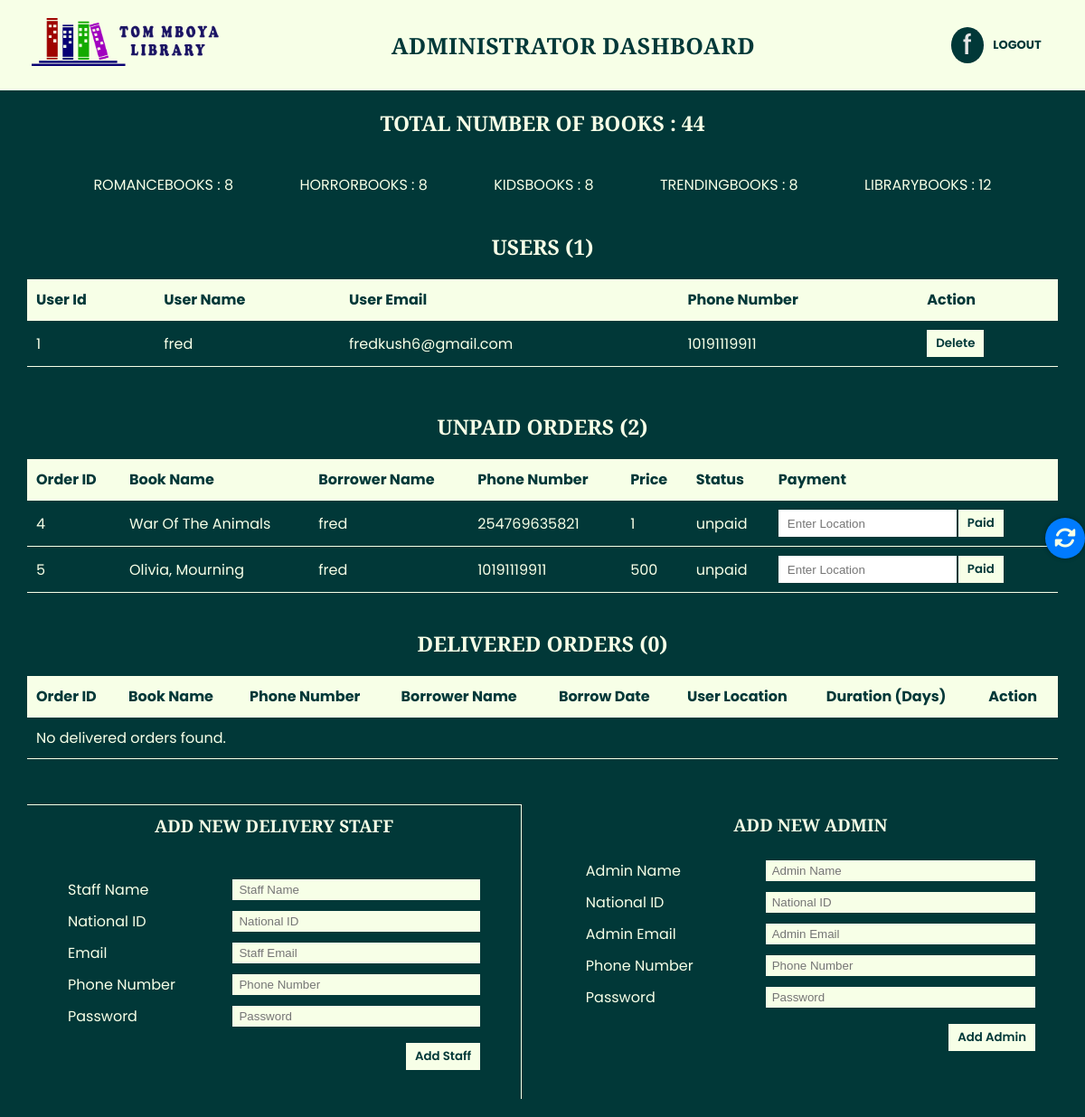
Screenshot of /admindashboard.php (signed in) with the database file from the repository.
### tables this page shows
CREATE TABLE `tommboyalibraryusers` (
  `id` int(100) NOT NULL,
  `username` varchar(100) NOT NULL,
  `Useremail` varchar(100) NOT NULL,
  `phoneno` varchar(100) NOT NULL,
  `password` varchar(100) NOT NULL
);

CREATE TABLE `borrowedbooks` (
  `order_id` int(100) NOT NULL,
  `serialnumber` varchar(100) NOT NULL,
  `bookname` varchar(100) NOT NULL,
  `borrower_id` varchar(100) NOT NULL,
  `phone_no` varchar(100) NOT NULL,
  `borrower_name` varchar(100) NOT NULL,
  `borrow_date` date NOT NULL,
  `price` int(100) NOT NULL,
  `status` varchar(100) NOT NULL,
  `userlocation` varchar(100) NOT NULL,
  `address` varchar(100) NOT NULL,
  `additionalDetails` varchar(100) NOT NULL
);

### admindashboard.php (the view, shortened to what this page needs)
<?php
include 'config.php';
$admin_id = mysqli_real_escape_string($conn, $_SESSION['admin_id']);
function getTableBookCount($conn, $tableName)
{
    $query = "SELECT COUNT(*) as count FROM $tableName";
    $result = $conn->query($query);
    if ($result->num_rows > 0) {
        $row = $result->fetch_assoc();
        return $row['count'];
    } else {
        return 0;
    }
}
$userQuery = "SELECT * FROM tommboyalibraryusers";
$userResult = $conn->query($userQuery);
$totalUsers = $userResult->num_rows;
$tables = ['romancebooks',  'horrorbooks', 'kidsbooks', 'trendingbooks', 'librarybooks'];
$totalBooks = 0;
foreach ($tables as $table) {
    $totalBooks += getTableBookCount($conn, $table);
}
$unpaidOrdersCountQuery = "SELECT COUNT(*) as count FROM borrowedbooks WHERE status = 'unpaid'";
$unpaidOrdersCountResult = $conn->query($unpaidOrdersCountQuery);
$unpaidOrdersCount = 0;
if ($unpaidOrdersCountResult->num_rows > 0) {
    $row = $unpaidOrdersCountResult->fetch_assoc();
    $unpaidOrdersCount = $row['count'];
}
$deliveredOrdersCountQuery = "SELECT COUNT(*) as count FROM borrowedbooks WHERE status = 'delivered'";
$deliveredOrdersCountResult = $conn->query($deliveredOrdersCountQuery);
$deliveredOrdersCount = 0;
if ($deliveredOrdersCountResult->num_rows > 0) {
    $row = $deliveredOrdersCountResult->fetch_assoc();
    $deliveredOrdersCount = $row['count'];
}
?>
<!DOCTYPE html>
<html lang="en">
<head>
    <link rel="stylesheet" href="https://cdnjs.cloudflare.com/ajax/libs/font-awesome/6.2.0/css/all.min.css" />
    <link rel="stylesheet" href="https://unicons.iconscout.com/release/v4.0.0/css/line.css">
    <link rel="stylesheet" href="https://unpkg.com/aos@next/dist/aos.css" />
    <link rel="stylesheet" href="tml.css" />
    <link rel="stylesheet" href="admin.css" />
</head>
<body>
    <header class="header">
        <div class="headflex">
            <div class="logo-card">
                <a href="admindashboard.php"><img src="tomimages/logo/TML PROJECT.png" alt="Tom Mboya Library"></a>
            </div>
            <div class="navbar">
                <p>Administrator Dashboard</p>
            </div>
            <div class="nav-user">
                <div class="user-profile">
                    <?php
                    $sql = "SELECT * FROM `admins` WHERE id='$admin_id'";
                    $result = $conn->query($sql);
                    if ($result->num_rows > 0) {
                        while ($row = $result->fetch_assoc()) {
                            $first_letter = substr($row["adminname"], 0, 1);
                        }
                    } else {
                        $message[] = 'Email account does not exist ❌';
                    };
                    ?>
                    <div class="profiles">
                        <div class="profcircle">
                            <p>
                                <?php
                                echo $first_letter;
                                ?>
                            </p>
                        </div>
                    </div>
                    <div class="profiles">
                        <a href="adminlogin.php" class="logoutprof" onclick="return confirm('Are you sure you want to logout?'); ">LOGOUT</a>
                    </div>
                </div>
            </div>
        </div>
    </header>
    <section class="showbooks">
        <div class="fixed-refresh-button" onclick="refreshPage()">
            <i class="fas fa-sync-alt"></i>
        </div>
        <div class="totalbooks">
            <h3>Total Number of Books : <?php echo $totalBooks; ?></h3>
        </div>
        <div class="variousbooks">
            <ul>
                <?php foreach ($tables as $table) : ?>
                    <li><?php echo ucfirst($table) . " : " . getTableBookCount($conn, $table); ?></li>
                <?php endforeach; ?>
            </ul>
        </div>
        <div class="userslist">
            <h3>Users (<?php echo $totalUsers; ?>)</h3>
            <table>
                <thead>
                    <tr>
                        <th>User Id</th>
                        <th>User Name</th>
                        <th>User Email</th>
                        <th>Phone Number</th>
                        <th>Action</th>
                    </tr>
                </thead>
                <tbody>
                    <?php
                    if ($userResult->num_rows > 0) {
                        while ($userRow = $userResult->fetch_assoc()) {
                            echo "<tr>";
                            echo "<td>" . $userRow['id'] . "</td>";
                            echo "<td>" . $userRow['username'] . "</td>";
                            echo "<td>" . $userRow['Useremail'] . "</td>";
                            echo "<td>" . $userRow['phoneno'] . "</td>";
                            echo "<td>";
                            echo "<form method='POST' action='delete_user.php'>";
                            echo "<button type='submit' name='delete_user'>Delete</button>";
                            echo "</form>";
                            echo "</td>";
                            echo "</tr>";
                        }
                    } else {
                        echo "<tr><td colspan='4'>No users found.</td></tr>";
                    }
                    ?>
                </tbody>
            </table>
        </div>
        <div class="borrowedbooks">
            <h3>Unpaid orders (<?php echo $unpaidOrdersCount; ?>)</h3>
            <table>
                <thead>
                    <tr>
                        <th>Order ID</th>
                        <th>Book Name</th>
                        <th>Borrower Name</th>
                        <th>Phone Number</th>
                        <th>Price</th>
                        <th>Status</th>
                        <th>Payment</th>
                    </tr>
                </thead>
                <tbody>
                    <?php
                    $borrowedBooksQuery = "SELECT * FROM borrowedbooks WHERE status = 'unpaid'";
                    $borrowedBooksResult = $conn->query($borrowedBooksQuery);
                    if ($borrowedBooksResult->num_rows > 0) {
                        while ($borrowedBooksRow = $borrowedBooksResult->fetch_assoc()) {
                            echo "<tr>";
                            echo "<td>" . $borrowedBooksRow['order_id'] . "</td>";
                            echo "<td>" . $borrowedBooksRow['bookname'] . "</td>";
                            echo "<td>" . $borrowedBooksRow['borrower_name'] . "</td>";
                            echo "<td>" . $borrowedBooksRow['phone_no'] . "</td>";
                            echo "<td>" . $borrowedBooksRow['price'] . "</td>";
                            echo "<td>" . $borrowedBooksRow['status'] . "</td>";
                            echo "<td>";
                            echo "<form method='POST' action='mark_paid.php'>";
                            echo "<input type='text' name='userlocation' placeholder='Enter Location' required>";
                            echo "<button type='submit' name='mark_paid'>Paid</button>";
                            echo "</form>";
                            echo "</tr>";
                        }
                    } else {
                        echo "<tr><td colspan='9'>No unpaid borrowed books found.</td></tr>";
                    }
                    ?>
                </tbody>
            </table>
        </div>
        <div class="currentorders">
            <h3>Delivered orders (<?php echo $deliveredOrdersCount; ?>)</h3>
            <table>
                <thead>
                    <tr>
                        <th>Order ID</th>
                        <th>Book Name</th>
                        <th>Phone Number</th>
                        <th>Borrower Name</th>
                        <th>Borrow Date</th>
                        <th>User Location</th>
                        <th>Duration (Days)</th>
                        <th>Action</th>
                    </tr>
                </thead>
                <tbody>
                    <?php
                    $detailedOrdersQuery = "SELECT order_id, bookname, phone_no, borrower_name, borrow_date, userlocation, status FROM borrowedbooks WHERE status = 'delivered'";
                    $detailedOrdersResult = $conn->query($detailedOrdersQuery);
                    if ($detailedOrdersResult->num_rows > 0) {
                        while ($detailedOrdersRow = $detailedOrdersResult->fetch_assoc()) {
                            echo "<tr>";
                            echo "<td>" . $detailedOrdersRow['order_id'] . "</td>";
                            echo "<td>" . $detailedOrdersRow['bookname'] . "</td>";
                            echo "<td>" . $detailedOrdersRow['phone_no'] . "</td>";
                            echo "<td>" . $detailedOrdersRow['borrower_name'] . "</td>";
                            echo "<td>" . $detailedOrdersRow['borrow_date'] . "</td>";
                            echo "<td>" . $detailedOrdersRow['userlocation'] . "</td>";
                            $borrowDate = new DateTime($detailedOrdersRow['borrow_date']);
                            $currentDate = new DateTime();
                            $duration = $currentDate->diff($borrowDate)->days;
                            echo "<td>" . $duration . "</td>";
                            echo "<td>";
                            echo "<form method='POST' action='mark_returned.php'>";
                            echo "<input type='hidden' name='order_id' value='" . $detailedOrdersRow['order_id'] . "'>";
                            echo "<button type='submit' name='mark_returned'>Returned</button>";
                            echo "</form>";
                            echo "</td>";
                            echo "</tr>";
                        }
                    } else {
                        echo "<tr><td colspan='10'>No delivered orders found.</td></tr>";
                    }
                    ?>
                </tbody>
            </table>
        </div>
        <div class="adduser">
            <div class="memberuser">
                <h4>Add New Delivery Staff</h4>
                <form method="POST" action="add_user.php">
                    <div class="inputfield">
                        <label for="adminname">Staff Name</label>
                        <input type="text" id="adminname" name="dname" placeholder="Staff Name" required>
                    </div>
                    <div class="inputfield">
                        <label for="nationalid">National ID</label>
                        <input type="text" id="nationalid" name="dnationalid" placeholder="National ID" required>
                    </div>
                    <div class="inputfield">
                        <label for="adminemail">Email</label>
                        <input type="email" id="adminemail" name="demail" placeholder="Staff Email" required>
                    </div>
                    <div class="inputfield">
                        <label for="adminphonenumber">Phone Number</label>
                        <input type="text" id="adminphonenumber" name="dphonenumber" placeholder="Phone Number" required>
                    </div>
                    <div class="inputfield">
                        <label for="adminpassword">Password</label>
                        <input type="password" id="adminpassword" name="dpassword" placeholder="Password" required>
                    </div>
                    <div class="addbutton">
                        <input type="submit" class="button" name="add_staff" value="Add Staff">
                    </div>
                </form>
            </div>
            <div class="adminuser">
                <h4>Add New Admin</h4>
                <form method="POST" action="add_admin.php">
                    <div class="inputfield">
                        <label for="adminname">Admin Name</label>
                        <input type="text" id="adminname" name="adminname" placeholder="Admin Name" required>
                    </div>
                    <div class="inputfield">
                        <label for="nationalid">National ID</label>
                        <input type="text" id="nationalid" name="nationalid" placeholder="National ID" required>
                    </div>
                    <div class="inputfield">
                        <label for="adminemail">Admin Email</label>
                        <input type="email" id="adminemail" name="adminemail" placeholder="Admin Email" required>
                    </div>
                    <div class="inputfield">
                        <label for="adminphonenumber">Phone Number</label>
                        <input type="text" id="adminphonenumber" name="adminphonenumber" placeholder="Phone Number" required>
                    </div>
                    <div class="inputfield">
                        <label for="adminpassword">Password</label>
                        <input type="password" id="adminpassword" name="adminpassword" placeholder="Password" required>
                    </div>
                    <div class="addbutton">
                        <input type="submit" class="button" name="add_admin" value="Add Admin">
                    </div>
                </form>
            </div>
        </div>
    </section>
</body>
</html>

### rows the page displays
tommboyalibraryusers: id "1", username "fred", Useremail "fredkush6@gmail.com", phoneno "10191119911"
borrowedbooks: order_id "4", bookname "War Of The Animals", borrower_name "fred", phone_no "254769635821", price "1", status "unpaid"
borrowedbooks: order_id "5", bookname "Olivia, Mourning", borrower_name "fred", phone_no "10191119911", price "500", status "unpaid"

### other values shown
$first_letter "f"
$totalBooks "44"
$table "ROMANCEBOOKS"
getTableBookCount($conn, $table) "8"
$table "HORRORBOOKS"
$table "KIDSBOOKS"
$table "TRENDINGBOOKS"
$table "LIBRARYBOOKS"
getTableBookCount($conn, $table) "12"
$totalUsers "1"
$unpaidOrdersCount "2"
$deliveredOrdersCount "0"
